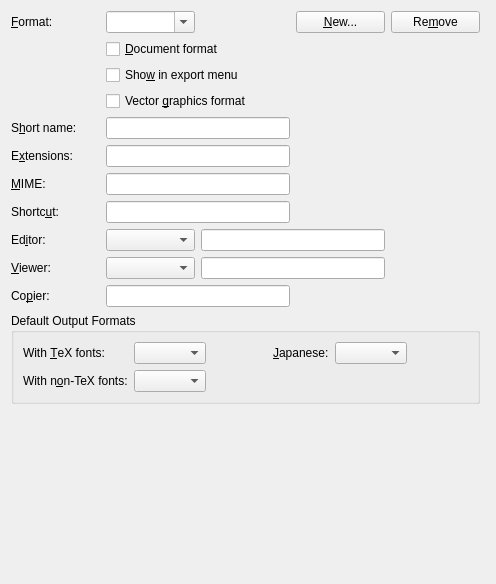
<?xml version="1.0" encoding="UTF-8"?>
<ui version="4.0">
 <class>PrefFileformatsUi</class>
 <widget class="QWidget" name="PrefFileformatsUi">
  <property name="geometry">
   <rect>
    <x>0</x>
    <y>0</y>
    <width>496</width>
    <height>584</height>
   </rect>
  </property>
  <property name="windowTitle">
   <string/>
  </property>
  <layout class="QGridLayout" name="gridLayout_2">
   <item row="0" column="0">
    <widget class="QLabel" name="formatsLA">
     <property name="text">
      <string>&amp;Format:</string>
     </property>
     <property name="buddy">
      <cstring>formatsCB</cstring>
     </property>
    </widget>
   </item>
   <item row="0" column="1">
    <widget class="QComboBox" name="formatsCB">
     <property name="inputMethodHints">
      <set>Qt::ImhPreferLatin</set>
     </property>
     <property name="editable">
      <bool>true</bool>
     </property>
     <property name="maxVisibleItems">
      <number>20</number>
     </property>
     <property name="insertPolicy">
      <enum>QComboBox::InsertAtCurrent</enum>
     </property>
     <property name="minimumContentsLength">
      <number>1</number>
     </property>
    </widget>
   </item>
   <item row="0" column="3">
    <widget class="QPushButton" name="formatNewPB">
     <property name="text">
      <string>&amp;New...</string>
     </property>
    </widget>
   </item>
   <item row="0" column="4">
    <widget class="QPushButton" name="formatRemovePB">
     <property name="text">
      <string>Re&amp;move</string>
     </property>
    </widget>
   </item>
   <item row="0" column="5">
    <spacer name="horizontalSpacer_2">
     <property name="orientation">
      <enum>Qt::Horizontal</enum>
     </property>
     <property name="sizeHint" stdset="0">
      <size>
       <width>40</width>
       <height>20</height>
      </size>
     </property>
    </spacer>
   </item>
   <item row="1" column="1" colspan="2">
    <widget class="QCheckBox" name="documentCB">
     <property name="text">
      <string>&amp;Document format</string>
     </property>
    </widget>
   </item>
   <item row="2" column="1" colspan="2">
    <widget class="QCheckBox" name="exportMenuCB">
     <property name="toolTip">
      <string>Check this to show the current format in the File &gt; Export menu</string>
     </property>
     <property name="text">
      <string>Sho&amp;w in export menu</string>
     </property>
    </widget>
   </item>
   <item row="3" column="1" colspan="2">
    <widget class="QCheckBox" name="vectorCB">
     <property name="text">
      <string>Vector &amp;graphics format</string>
     </property>
    </widget>
   </item>
   <item row="4" column="0">
    <widget class="QLabel" name="formatLA">
     <property name="text">
      <string>S&amp;hort name:</string>
     </property>
     <property name="buddy">
      <cstring>formatED</cstring>
     </property>
    </widget>
   </item>
   <item row="4" column="1" colspan="2">
    <widget class="QLineEdit" name="formatED">
     <property name="inputMethodHints">
      <set>Qt::ImhPreferLatin</set>
     </property>
    </widget>
   </item>
   <item row="5" column="0">
    <widget class="QLabel" name="extensionsLA">
     <property name="text">
      <string>E&amp;xtensions:</string>
     </property>
     <property name="buddy">
      <cstring>extensionsED</cstring>
     </property>
    </widget>
   </item>
   <item row="5" column="1" colspan="2">
    <widget class="QLineEdit" name="extensionsED">
     <property name="inputMethodHints">
      <set>Qt::ImhPreferLatin</set>
     </property>
    </widget>
   </item>
   <item row="6" column="0">
    <widget class="QLabel" name="mimeLA">
     <property name="text">
      <string>&amp;MIME:</string>
     </property>
     <property name="buddy">
      <cstring>mimeED</cstring>
     </property>
    </widget>
   </item>
   <item row="6" column="1" colspan="2">
    <widget class="QLineEdit" name="mimeED">
     <property name="inputMethodHints">
      <set>Qt::ImhPreferLatin</set>
     </property>
    </widget>
   </item>
   <item row="7" column="0">
    <widget class="QLabel" name="shortcutLA">
     <property name="text">
      <string>Shortc&amp;ut:</string>
     </property>
     <property name="buddy">
      <cstring>shortcutED</cstring>
     </property>
    </widget>
   </item>
   <item row="7" column="1" colspan="2">
    <widget class="QLineEdit" name="shortcutED">
     <property name="inputMethodHints">
      <set>Qt::ImhPreferLatin</set>
     </property>
    </widget>
   </item>
   <item row="8" column="0">
    <widget class="QLabel" name="editorLA">
     <property name="text">
      <string>Ed&amp;itor:</string>
     </property>
     <property name="buddy">
      <cstring>editorCO</cstring>
     </property>
    </widget>
   </item>
   <item row="8" column="1">
    <widget class="QComboBox" name="editorCO">
     <property name="sizeAdjustPolicy">
      <enum>QComboBox::AdjustToContentsOnFirstShow</enum>
     </property>
    </widget>
   </item>
   <item row="8" column="2" colspan="2">
    <widget class="QLineEdit" name="editorED">
     <property name="inputMethodHints">
      <set>Qt::ImhPreferLatin</set>
     </property>
    </widget>
   </item>
   <item row="9" column="0">
    <widget class="QLabel" name="viewerLA">
     <property name="text">
      <string>&amp;Viewer:</string>
     </property>
     <property name="buddy">
      <cstring>viewerCO</cstring>
     </property>
    </widget>
   </item>
   <item row="9" column="1">
    <widget class="QComboBox" name="viewerCO">
     <property name="sizeAdjustPolicy">
      <enum>QComboBox::AdjustToContentsOnFirstShow</enum>
     </property>
    </widget>
   </item>
   <item row="9" column="2" colspan="2">
    <widget class="QLineEdit" name="viewerED">
     <property name="inputMethodHints">
      <set>Qt::ImhPreferLatin</set>
     </property>
    </widget>
   </item>
   <item row="10" column="0">
    <widget class="QLabel" name="label">
     <property name="text">
      <string>Co&amp;pier:</string>
     </property>
     <property name="buddy">
      <cstring>copierED</cstring>
     </property>
    </widget>
   </item>
   <item row="10" column="1" colspan="2">
    <widget class="QLineEdit" name="copierED">
     <property name="inputMethodHints">
      <set>Qt::ImhPreferLatin</set>
     </property>
    </widget>
   </item>
   <item row="11" column="0" colspan="5">
    <widget class="QGroupBox" name="defaultFormatGB">
     <property name="toolTip">
      <string>Specification of the default output formats when using specific LaTeX variants</string>
     </property>
     <property name="title">
      <string>Default Output Formats</string>
     </property>
     <property name="flat">
      <bool>true</bool>
     </property>
     <layout class="QGridLayout" name="gridLayout">
      <item row="0" column="3">
       <spacer name="horizontalSpacer">
        <property name="orientation">
         <enum>Qt::Horizontal</enum>
        </property>
        <property name="sizeHint" stdset="0">
         <size>
          <width>148</width>
          <height>20</height>
         </size>
        </property>
       </spacer>
      </item>
      <item row="2" column="3">
       <spacer name="horizontalSpacer_3">
        <property name="orientation">
         <enum>Qt::Horizontal</enum>
        </property>
        <property name="sizeHint" stdset="0">
         <size>
          <width>148</width>
          <height>20</height>
         </size>
        </property>
       </spacer>
      </item>
      <item row="2" column="1" colspan="2">
       <widget class="QComboBox" name="defaultOTFFormatCB">
        <property name="toolTip">
         <string>The default output format for documents using non-TeX fonts</string>
        </property>
        <property name="inputMethodHints">
         <set>Qt::ImhDigitsOnly|Qt::ImhLatinOnly</set>
        </property>
       </widget>
      </item>
      <item row="0" column="6">
       <spacer name="horizontalSpacer_4">
        <property name="orientation">
         <enum>Qt::Horizontal</enum>
        </property>
        <property name="sizeHint" stdset="0">
         <size>
          <width>148</width>
          <height>20</height>
         </size>
        </property>
       </spacer>
      </item>
      <item row="0" column="1" colspan="2">
       <widget class="QComboBox" name="defaultFormatCB">
        <property name="toolTip">
         <string>This is the default output format for LyX documents, except for DocBook classes, documents that use non-TeX fonts and Japanese documents</string>
        </property>
        <property name="inputMethodHints">
         <set>Qt::ImhFormattedNumbersOnly|Qt::ImhLatinOnly</set>
        </property>
       </widget>
      </item>
      <item row="0" column="5">
       <widget class="QComboBox" name="defaultPlatexFormatCB">
        <property name="toolTip">
         <string>The default output format for Japanese documents (using pLaTeX)</string>
        </property>
        <property name="inputMethodHints">
         <set>Qt::ImhFormattedNumbersOnly|Qt::ImhLatinOnly</set>
        </property>
       </widget>
      </item>
      <item row="2" column="0">
       <widget class="QLabel" name="defaultOTFFormatLA">
        <property name="text">
         <string>With n&amp;on-TeX fonts:</string>
        </property>
        <property name="buddy">
         <cstring>defaultFormatCB</cstring>
        </property>
       </widget>
      </item>
      <item row="0" column="0">
       <widget class="QLabel" name="defaultFormatLA">
        <property name="text">
         <string>With &amp;TeX fonts:</string>
        </property>
        <property name="buddy">
         <cstring>defaultFormatCB</cstring>
        </property>
       </widget>
      </item>
      <item row="0" column="4">
       <widget class="QLabel" name="defaultPLatexFormatLA">
        <property name="text">
         <string>&amp;Japanese:</string>
        </property>
        <property name="buddy">
         <cstring>defaultPlatexFormatCB</cstring>
        </property>
       </widget>
      </item>
     </layout>
    </widget>
   </item>
   <item row="12" column="1" colspan="3">
    <spacer>
     <property name="orientation">
      <enum>Qt::Vertical</enum>
     </property>
     <property name="sizeHint" stdset="0">
      <size>
       <width>124</width>
       <height>21</height>
      </size>
     </property>
    </spacer>
   </item>
  </layout>
 </widget>
 <tabstops>
  <tabstop>formatsCB</tabstop>
  <tabstop>formatNewPB</tabstop>
  <tabstop>formatRemovePB</tabstop>
  <tabstop>documentCB</tabstop>
  <tabstop>exportMenuCB</tabstop>
  <tabstop>vectorCB</tabstop>
  <tabstop>formatED</tabstop>
  <tabstop>extensionsED</tabstop>
  <tabstop>shortcutED</tabstop>
  <tabstop>editorCO</tabstop>
  <tabstop>editorED</tabstop>
  <tabstop>viewerCO</tabstop>
  <tabstop>viewerED</tabstop>
  <tabstop>mimeED</tabstop>
  <tabstop>copierED</tabstop>
 </tabstops>
 <includes>
  <include location="local">qt_i18n.h</include>
 </includes>
 <resources/>
 <connections/>
</ui>
